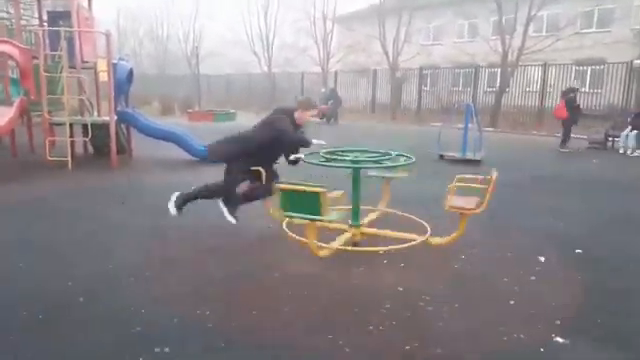
#> input picture frame 116 of LR1/source/Helicopter.mp4, 640 x 360 px
$ python task3.py
#> lines starting #> are read from the running program, lines starting #| are printed output that depends on the picture
import cv2

cap = cv2.VideoCapture(r'./source/Helicopter.mp4', cv2.CAP_ANY)

while True:
    ret, frame = cap.read()
#> frame is the input picture: shape (360, 640, 3); mean B, G, R 141.6, 138.5, 144.1

    if not ret:
        exit()

    frame = cv2.resize(frame, (1280, 720))
#> frame: shape (720, 1280, 3)
    gray_frame = cv2.cvtColor(frame, cv2.COLOR_BGR2GRAY)
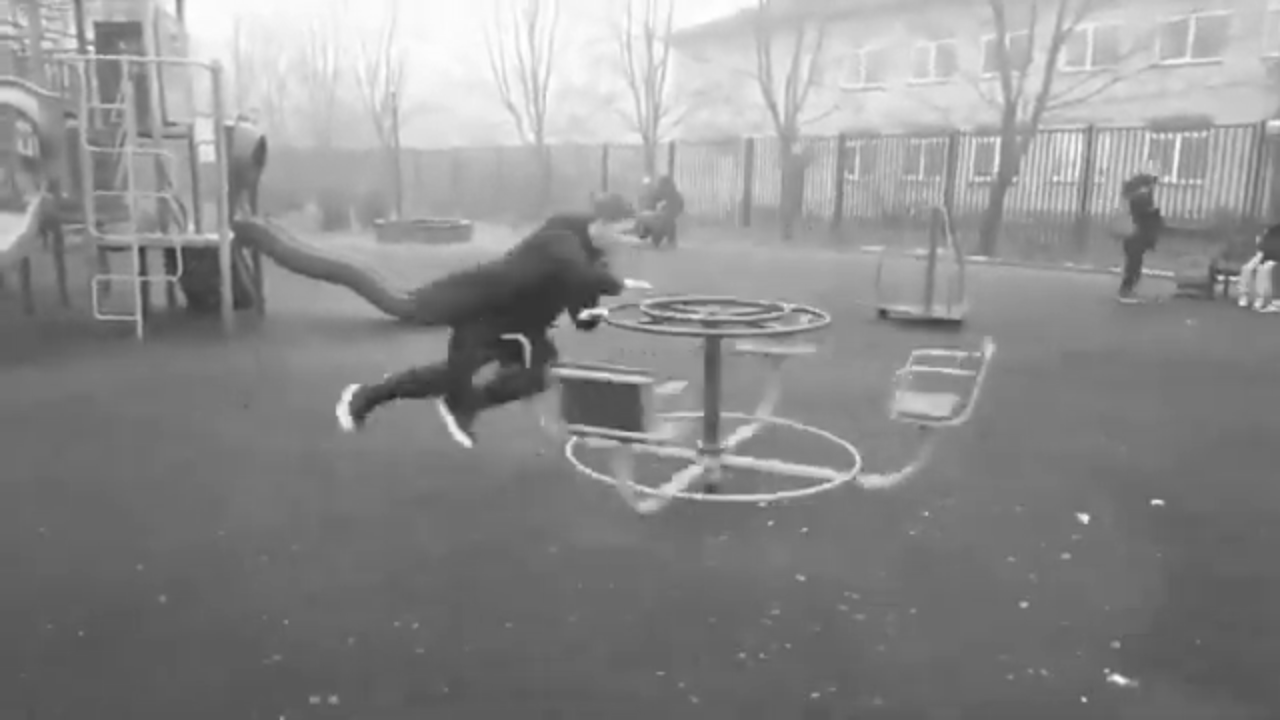
#> gray_frame: shape (720, 1280); min 39, max 255, mean 140.5

    cv2.imshow('Video', gray_frame)

    if cv2.waitKey(1) & 0xFF == 27:
#> (key Esc is pressed here)
        exit()
#> (the program exits here)

$ run again, starting later in the video
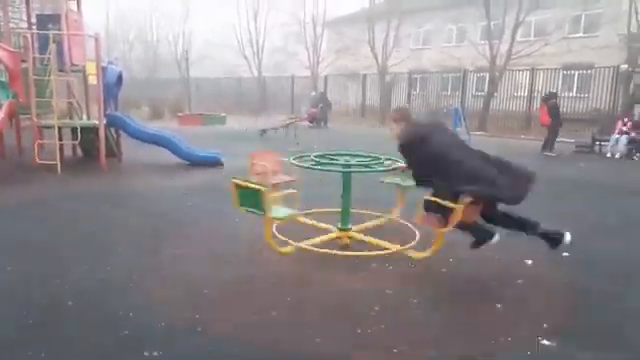
#> input picture frame 522 of LR1/source/Helicopter.mp4, 640 x 360 px
#> frame is the input picture: shape (360, 640, 3); mean B, G, R 141.5, 138.7, 144.3
#> frame: shape (720, 1280, 3)
#> `gray_frame = cv2.cvtColor(frame, cv2.COLOR_BGR2GRAY)`:
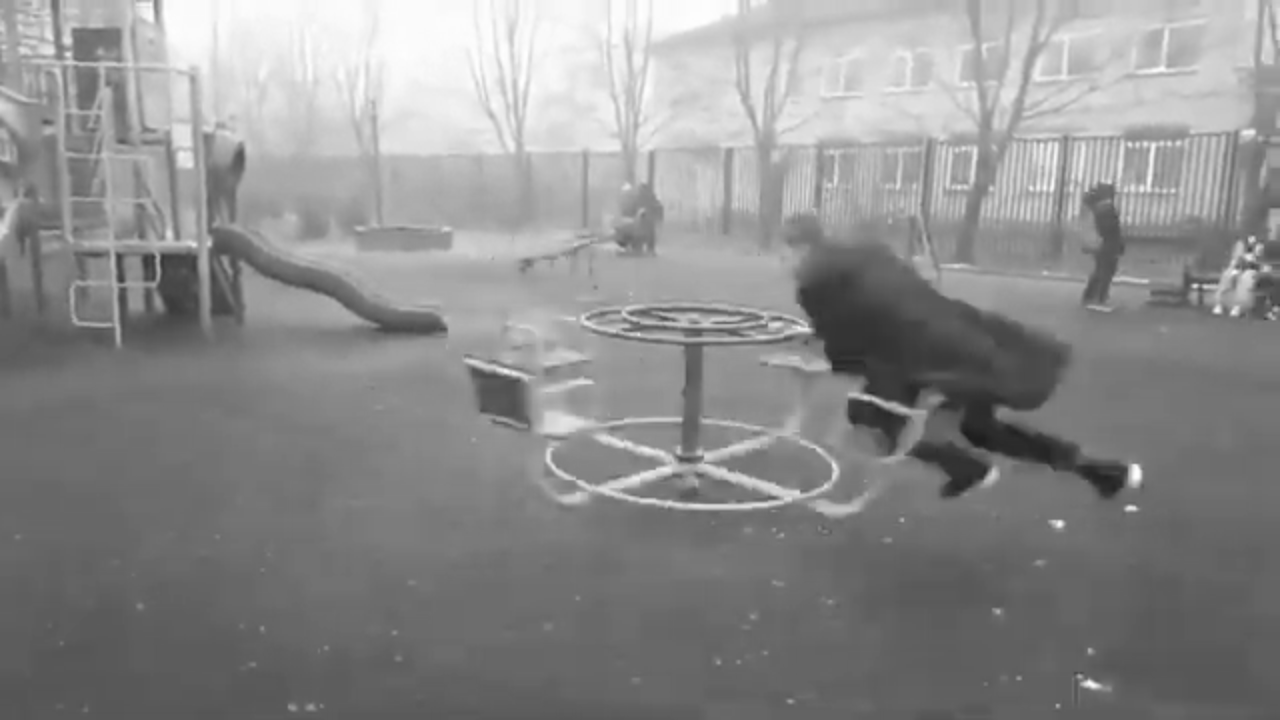
#> gray_frame: shape (720, 1280); min 28, max 255, mean 140.6

$ run again, starting later in the video
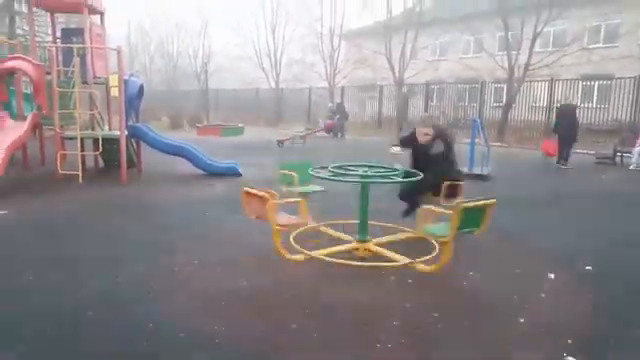
#> input picture frame 929 of LR1/source/Helicopter.mp4, 640 x 360 px
#> frame is the input picture: shape (360, 640, 3); mean B, G, R 141.8, 139.7, 144.8
#> frame: shape (720, 1280, 3)
#> `gray_frame = cv2.cvtColor(frame, cv2.COLOR_BGR2GRAY)`:
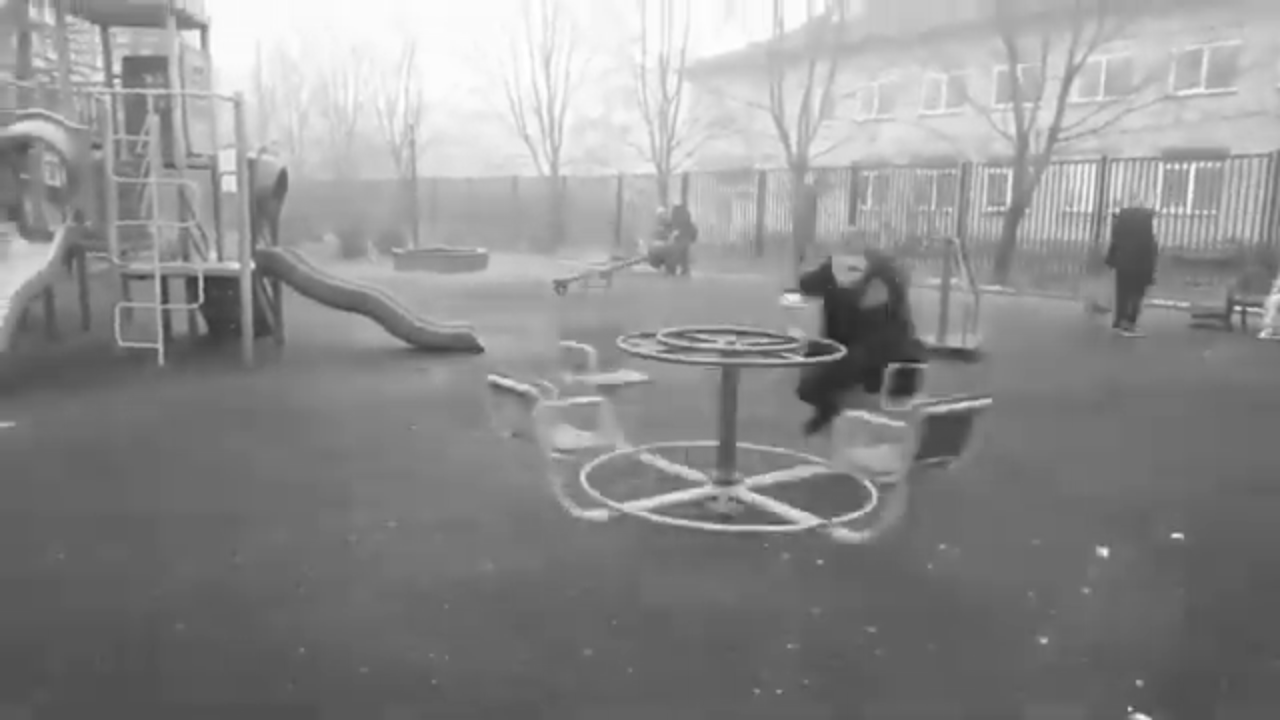
#> gray_frame: shape (720, 1280); min 36, max 255, mean 141.4
